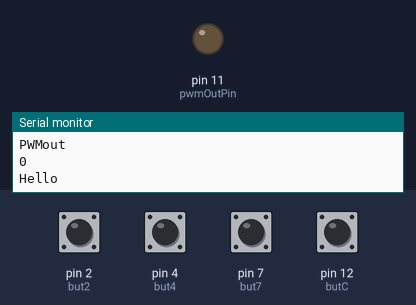
Bench run of a program on a simulated Arduino Uno, built with avr-gcc and run on an emulated ATmega328P. Parts: output pins drawn as LEDs (lit = HIGH), the last lines printed to the serial monitor. Inputs (shaded band) come from the test bench; at power-on: pin 2 (but2), pin 4 (but4), pin 7 (but7), pin 12 (butC) HIGH.

Above: at 1.8 s.
1.9 s: pin 12 (butC) pulled LOW for 0.6 s
At 4.0 s:
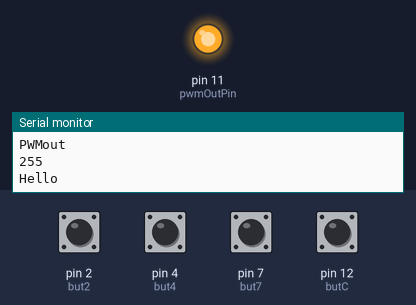
4.5 s: pin 2 (but2) pulled LOW for 0.6 s
At 6.3 s:
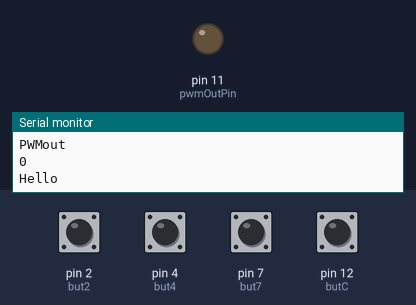
7.5 s: pin 12 (butC) pulled LOW for 1 s
At 9.8 s:
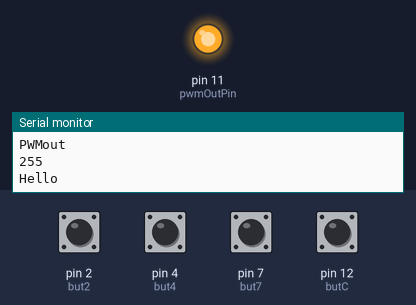
Timing chart, 0 to 11.3 s (numbered marks = the images above; inputs shaded):
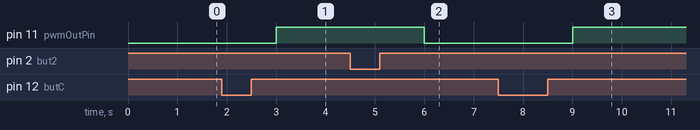

The program:

main.cpp
```cpp
#include <Arduino.h>

int but2 = 2;  // 20%
//int but3 = 3;     //potential PWM
int but4 = 4;   //40%
//int but5 = 5;  //potential PWM
//int but6 = 6;   //potential PWM
int but7 = 7;  //60%
int but8 = 8;  //80%
//int but9 = 9;  //100%
//int butA = 10;    //potential PWM
//int butB = 11;   //potential PWM
int butC = 12;   //100%

//int analogInPin = A4; // potentiometer wiper (middle terminal) connected to analog pin 3

const int pwmOutPin = 11;  //digital Pin 11 //can use 10,9,6,5,3

int val =0;

int PWMfinal = 0;
int PWMout = 0;

void setup()
{
  Serial.begin(9600);

  pinMode(pwmOutPin, OUTPUT); ///plug your control line into pin 11.

  //outputs
  pinMode(but2, INPUT_PULLUP);   //LOW is on.
  //pinMode(but3, INPUT_PULLUP);
  pinMode(but4, INPUT_PULLUP);
 // pinMode(but5, INPUT_PULLUP);
 // pinMode(but6, INPUT_PULLUP);
  pinMode(but7, INPUT_PULLUP);
  pinMode(but8, INPUT_PULLUP);
  //pinMode(but9, INPUT_PULLUP);
  //pinMode(butA, INPUT_PULLUP);
}

void loop()
{
  Serial.println("Hello");

  //
    if (digitalRead(but2) == LOW)       //not
    {
    // turn LED on:
      PWMfinal = 20;
      Serial.println("20%");
    }else if(digitalRead(but4) == LOW)     //working
    {
    // turn LED on:
      PWMfinal = 40;
      Serial.println("40%");
    }else if(digitalRead(but4) == LOW)     //not
    {
      // turn LED on:
      PWMfinal = 60;
      Serial.println("60%");
    }else if(digitalRead(but7) == LOW)   //not
    {
    // turn LED on:
      PWMfinal = 80;
      Serial.println("80%");
    }else if(digitalRead(butC) == LOW)   //not
    {
    // turn LED on:
      PWMfinal = 100;
      Serial.println("100%");
    }

delay(1000);
  //if analog pin connected instead
 /*
  val = analogRead(analogPin);  // read the input pin    nano has 0 to 1023
  Serial.println(val);          // debug value

  PWMfinal = (val/1023)*100;   //convert to 'percentage' to match the digital version.

*/
  PWMout = (PWMfinal/100)*255;         //convert to PWM suitable code.
  Serial.println("PWMout");
  Serial.println(PWMout);

  analogWrite(pwmOutPin, PWMout);   //write the code
}
```

Measured:
- after the input at 1.9 s, pin 11 (pwmOutPin): LOW → HIGH after 1.1 s
- after the input at 4.5 s, pin 11 (pwmOutPin): HIGH → LOW after 1.5 s
- after the input at 7.5 s, pin 11 (pwmOutPin): LOW → HIGH after 1.5 s
